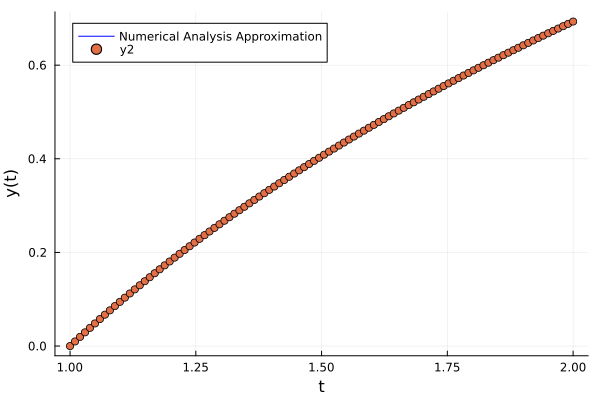

Here is the Julia script that generated this plot:
using Plots
using LinearAlgebra

a, b = 1, 2 # given in the task
y1, y2 = 0, log(2) # y-axis values, min and max

function F(Y)
    N = length(Y) # number of equations(unknowns) in the system
    h = (b - a) / (N + 1) # formula given in the task, spacing bewtween consecutive points
 
    X = similar(Y) # ensures X to be same type and size as Y
    
    X[1] = (Y[2] - 2Y[1] + y1) / h^2 + ((Y[2] - y1) / (2h))^2 + Y[1] - log(a + h) # 'a + h' used instead of just 'a' = better numerical stability and accuracy, commom approach
 
    for i in 2:N-1 # it is to 'N-1' as n is calculated seperetely
        X[i] = (Y[i+1] - 2Y[i] + Y[i-1]) / h^2 + ((Y[i+1] - Y[i-1]) / (2h))^2 + Y[i] - log(a + i*h) # between boundaries, log(a + i*h), on table
    end
 
    X[N] = (y2 - 2Y[N] + Y[N-1]) / h^2 + ((y2 - Y[N-1]) / (2h))^2 + Y[N] - log(b - h) # 'b - h', same explanation as for 'a - h'

    return X
end

function Jacobian(F, X) # F - function, X - vector 
    n = length(X) # calculates size of vector, also size of Jacobian matrix
    J = zeros(n, n) # currently initialization is with 0's, here Jacobian will be stored
    tol = 1e-6

    # calculating each element of Jacobian
    for j in 1:n # column iteration
        xi = copy(X) # this is done so X is not effected in every itteration, instead copy is created
        xi[j] += tol # approximate derivatives at the perturbed points
        Fi = F(xi) # evaluates function F at current point
        for i in 1:n # row iteration
            J[i, j] = (Fi[i] - F(X)[i]) / tol # computing finite difference approximation, difference between 'i' vector and original point
        end
    end
    return J
end

function LU_decomposition(A)
    n = size(A, 1) # calculation of square matrix
    L = zeros(n, n) # initialization of empty matrix, will store LT part of LU decomposition
    U = copy(A) # UT part of LU decomposition

    for k in 1:n-1 # column matrix, exclude last row as it does not need to be eliminated
        for i in k+1:n # row itterates, below diagonal
            L[i, k] = U[i, k] / U[k, k] # calculating to eliminate entries below diagonal
            for j in k+1:n # iterates over columns right to 'k'--> 'k+1', update enetries for U
                U[i, j] -= L[i, k] * U[k, j] # eliminates the entries below diagonal in column 'k' of 'U'
            end
        end
    end

    for i in 1:n
        L[i, i] = 1.0 # set diagonal entries to 1
    end

    return L, U
end

function LU_solve(L, U, b)
    n = length(b) # lenght of vector b
    y = zeros(n)
    x = zeros(n)

    # forward substitution: Ly = b
    y[1] = b[1]/L[1,1]
    for i in 2:n # itterating over each eq in system
        y[i] = b[i] # from each eq y, to correspond b
        for j in 1:i-1
            y[i] -= L[i, j] * y[j] # updating 'y[i]', subtracting product of correspond element from 'L' and preivously calculated value 'y[j]'
        end
        y[i] = y[i]/L[i,i]
    end

    # backward substitution: Ux = y
    for i in n:-1:1 # in reverse order from last eq
        x[i] = y[i]
        for j in i+1:n # iterates over elements of 'x'
            x[i] -= U[i, j] * x[j] # updaitng 'x[i]', similarly like in forward substitution
        end
        x[i] = x[i] / U[i, i] # dividing by diagonal of 'U' at '[i,i]'
    end

    return x
end

function NewtonMethod(F, J, x0; maxIter=1000, tol=1e-10)
    x = copy(x0)
    n = length(x)
    for iter in 1:maxIter
        Jx = Jacobian(F, x)
        L, U = LU_decomposition(Jx)
        deltaX = LU_solve(L, U, -F(x))
        x += deltaX
        if norm(deltaX) < tol
            return x
        end
    end
    println("MAX number of iterations reached!")
end

N = 100
t = LinRange(a, b, N + 2)

J(x) = Jacobian(F, x)

solution = NewtonMethod(F, J, zeros(N); maxIter=1000, tol=1e-10)
    
yAnalysis = [y1; solution; y2]
plot(t, yAnalysis, label="Numerical Analysis Approximation", ylabel="y(t)", xlabel="t", color=:blue)
scatter!(t, yAnalysis)

savefig("PROJECT_FINAL.png")

println("Solution: ", solution)

